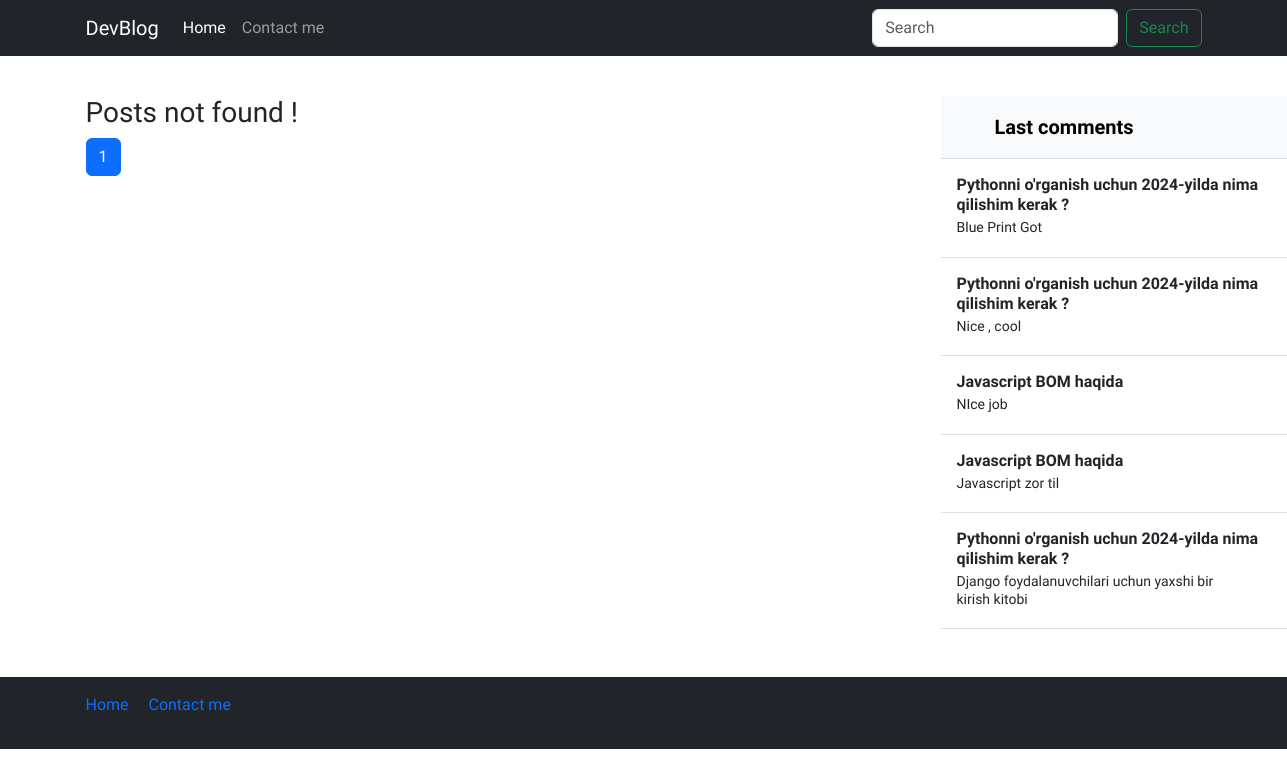
Page /front-end/posts on the committed database.
### blog/models.py (models this page shows, shortened)
class Comment(models.Model):
    author = models.CharField(verbose_name="Comment author",max_length=100,blank=False)
    comment = models.TextField(verbose_name="Comment")
    post = models.ForeignKey(Post, on_delete=models.CASCADE, related_name='comments')

class Post(models.Model):
    title = models.CharField(verbose_name="Post title",max_length=550)
    body = models.TextField(verbose_name="Post body")
    author = models.CharField(verbose_name="Post author",default="Admin",max_length=100)
    category = models.ForeignKey(Category, on_delete=models.PROTECT,related_name='posts')
    tag = models.ManyToManyField(Tag)
    views = models.PositiveIntegerField(default=0)
    publish_date = models.DateTimeField(verbose_name="Published time",auto_now_add=True)
    published = models.BooleanField(default=True)
    on_top = models.BooleanField(default=False)

### blog/views.py (the view)
# urls.py: path("<category_slug>/posts", views.category_list, name='category_list'),
def category_list(request,category_slug):
    category = Category.objects.get(slug=category_slug)
    posts = Post.objects.filter(category=category)
    last_comments = Comment.objects.all().order_by("-id")[:10]
    paginator = Paginator(posts, 3)
    page_number = request.GET.get("page")
    page_obj = paginator.get_page(page_number)
    return render(request,"index.html",context={"page_obj":page_obj,"last_comments":last_comments} )

### templates/index.html (shortened to what this page needs)
{% load static %}
<!DOCTYPE html>
<html lang="en">
  <head>
    <link rel="stylesheet" href="{% static 'css/style.css' %}" />
    <link
      rel="stylesheet"
      href="https://cdn.jsdelivr.net/npm/bootstrap-icons@1.11.3/font/bootstrap-icons.min.css"
    />
    <link
      href="https://cdn.jsdelivr.net/npm/bootstrap@5.3.2/dist/css/bootstrap.min.css"
      rel="stylesheet"
    />
  </head>
  <body>
    <header>
      <nav class="navbar navbar-expand-md navbar-dark bg-dark mb-4">
        <div class="container">
          <a class="navbar-brand" href="/">DevBlog</a>
          <div class="collapse navbar-collapse" id="navbarCollapse">
            <ul class="navbar-nav me-auto mb-2 mb-md-0">
              <li class="nav-item">
                <a class="nav-link active" aria-current="page" href="#">Home</a>
              </li>
              <li class="nav-item">
                <a class="nav-link" href="#">Contact me</a>
              </li>
            </ul>
            <form
              class="d-flex"
              role="search"
              action="{% url 'blog:search' %}"
              method="get"
            >
              <input
                class="form-control me-2"
                name="query"
                type="search"
                placeholder="Search"
                aria-label="Search"
                control-id="ControlID-1"
              />
              <button
                class="btn btn-outline-success"
                type="submit"
                control-id="ControlID-2"
              >
                Search
              </button>
            </form>
          </div>
        </div>
      </nav>
    </header>
    <main>
      <section>
        <div class="container-md">
          <div class="row">
            <div class="col-sm-12 col-md-9">
              {% for post in page_obj %}
              <div class="card mb-3">
                <div class="card-body">
                  <div class="content">
                    <a
                      href="{% url 'blog:detail' post.id %}"
                      class="text-decoration-none"
                    >
                      <h4 class="card-title fw-bold">{{post.title}}</h4></a
                    >
                    <p class="card-text">{{post.body|truncatewords:'35'}}</p>
                    {% for tag in post.tag.all %}
                    <span class="badge rounded-pill text-bg-secondary"
                      >{{tag.name}}</span
                    >
                    {% endfor %}
                    <br />
                    <span class="badge bg-primary rounded-pill">
                      <i class="bi bi-list-stars"></i>
                      {{post.ratings.all.count}}
                    </span>
                    <span class="badge bg-primary rounded-pill">
                      <i class="bi bi-eye"></i>
                      {{post.views}}
                    </span>
                    <span class="badge bg-primary rounded-pill">
                      <i class="bi bi-chat-square-text"></i>
                      {{post.comments.all.count}}
                    </span>
                    <a
                      href="{% url 'blog:detail' post.id %}"
                      class="btn btn-secondary float-end"
                      >Read</a
                    >
                  </div>
                </div>
              </div>
              {% empty %}
              <h3>Posts not found !</h3>
              {% endfor %}
              <nav aria-label="...">
                <ul class="pagination">
                  {% for page in page_obj.paginator.page_range %}
                  <li class="page-item {% if page_obj.number == page %} active {% endif %}">
                    <a class="page-link" href="?page={{ page }}">{{ page }}</a>
                  </li>
                  {% endfor %}
                </ul>
              </nav>
            </div>
            <div class="col-sm-none col-md-3">
              <div
                class="d-flex flex-column align-items-stretch flex-shrink-0 bg-body-tertiary"
                style="width: 380px"
              >
                <a
                  href="/"
                  class="d-flex align-items-center flex-shrink-0 p-3 link-body-emphasis text-decoration-none border-bottom"
                >
                  <svg class="bi pe-none me-2" width="30" height="24">
                    <use xlink:href="#bootstrap"></use>
                  </svg>
                  <span class="fs-5 fw-semibold">Last comments</span>
                </a>
                <div
                  class="list-group list-group-flush border-bottom scrollarea"
                >
                  {% for comment in last_comments %}
                  <a
                    href="{% url 'blog:detail' comment.post.id %}"
                    class="list-group-item list-group-item-action py-3 lh-sm"
                  >
                    <div
                      class="d-flex w-100 align-items-center justify-content-between"
                    >
                      <strong class="mb-1">{{comment.post.title}}</strong>
                    </div>
                    <div class="col-10 mb-1 small">{{comment.comment}}</div>
                  </a>
                  {% endfor %}
                </div>
              </div>
            </div>
          </div>
        </div>
      </section>
    </main>
    <footer class="footer mt-auto text-white-50 bg-dark">
      <div class="container">
        <div class="row my-5">
          <div class="col-12">
            <nav
              style="--bs-breadcrumb-divider: '|'"
              aria-label="breadcrumb"
              class="py-3"
            >
              <ol class="breadcrumb">
                <li class="breadcrumb-item">
                  <a href="/" class="text-decoration-none">Home</a>
                </li>
                <li class="breadcrumb-item" aria-current="page">
                  <a href="#" class="text-decoration-none">Contact me</a>
                </li>
              </ol>
            </nav>
          </div>
        </div>
      </div>
    </footer>
  </body>
</html>

### staticfiles/css/style.css (style rules this page uses)
* { font-family: 'Onest', sans-serif !important; }

### rows in the picture
Comment: post "Pythonni o'rganish uchun 2024-yilda nima qilishim kerak ?", comment "Blue Print Got"
Comment: post "Pythonni o'rganish uchun 2024-yilda nima qilishim kerak ?", comment "Nice , cool"
Comment: post "Javascript BOM haqida", comment "NIce job"
Comment: post "Javascript BOM haqida", comment "Javascript zor til"
Comment: post "Pythonni o'rganish uchun 2024-yilda nima qilishim kerak ?", comment "Django foydalanuvchilari uchun yaxshi bir kirish kitobi"

### other values in the picture
{{ page }} "1"
